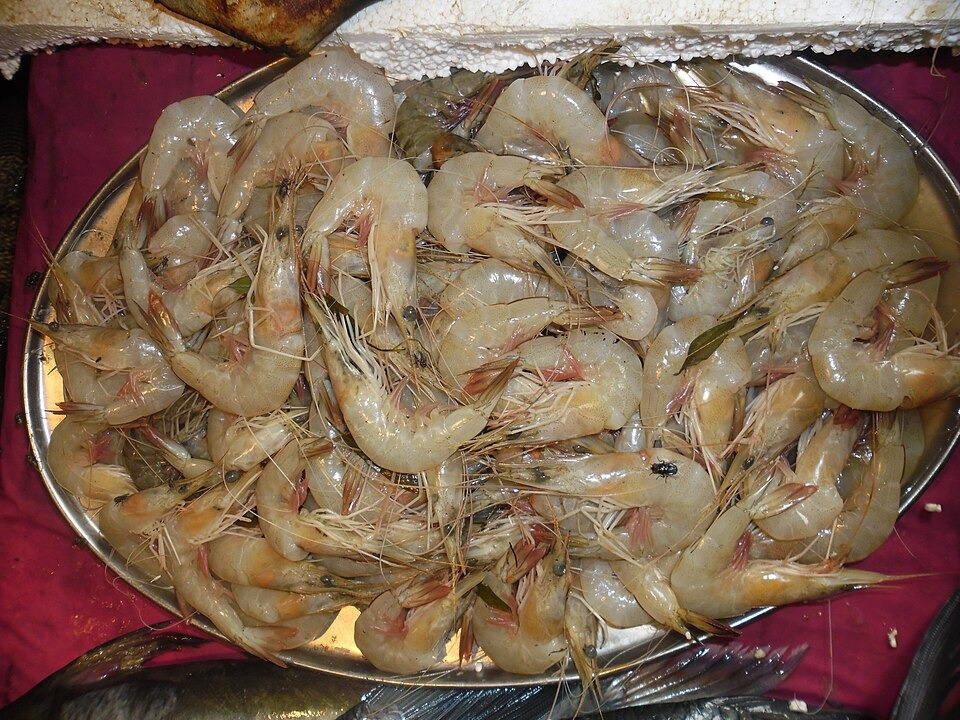
#> input picture contoh/foto_udang.jpg, 960 x 720 px
$ python -i preprocessing.py   (imports and definitions only)
#> lines starting #> are read from the running program, lines starting #| are printed output that depends on the picture; after the words box and inside, x2 and y2 are one past the last pixel; in counts of white or black regions, pixels touching at a corner belong together
"""Modul 1 ReSnap: pra-pemrosesan citra tradisional (OpenCV).

Urutan tahap sesuai PRD 3.1:
    1. Resize + konversi ruang warna (BGR -> RGB / HSV)
    2. Reduksi noise (Gaussian Blur 5x5 + Median Blur)
    3. Perbaikan kontras (CLAHE pada kanal L di ruang LAB)
    4. Segmentasi Otsu (grayscale -> mask biner)
    5. Morfologi (opening/closing) + findContours
    6. Letterbox 640x640 + normalisasi piksel [0, 255] -> [0.0, 1.0]

Catatan desain:
- Resize mempertahankan rasio aspek (sisi terpanjang = 640) lalu diberi
  letterbox, karena YOLOv8 dilatih dengan letterbox. Resize paksa 640x640
  akan membuat bahan terlihat gepeng dan menurunkan akurasi.
- Model v2/v3 dilatih dengan foto mentah. Karena itu, foto yang masuk ke
  YOLO secara default hanya di-letterbox dan dinormalisasi. Denoise + CLAHE
  bisa diaktifkan lewat `enhance_for_detection=True`; pengaruhnya diukur
  dengan scripts/evaluate_export.py --ablation.
- Mask Otsu dan kontur dipakai untuk analisis/visualisasi (kandidat area
  bahan), bukan untuk memotong input YOLO.
"""
from __future__ import annotations

from dataclasses import dataclass, field

import cv2
import numpy as np

TARGET_SIZE = 640
PAD_VALUE = 114  # nilai abu-abu padding yang sama dengan Ultralytics


@dataclass
class LetterboxInfo:
    """Parameter untuk memetakan koordinat 640x640 kembali ke foto asli."""
    scale: float
    pad_x: int
    pad_y: int
    orig_w: int
    orig_h: int

    def to_original(self, boxes_xyxy: np.ndarray) -> np.ndarray:
        boxes = np.asarray(boxes_xyxy, dtype=np.float32).copy()
        if boxes.size == 0:
            return boxes.reshape(0, 4)
        boxes[:, [0, 2]] = (boxes[:, [0, 2]] - self.pad_x) / self.scale
        boxes[:, [1, 3]] = (boxes[:, [1, 3]] - self.pad_y) / self.scale
        boxes[:, [0, 2]] = boxes[:, [0, 2]].clip(0, self.orig_w)
        boxes[:, [1, 3]] = boxes[:, [1, 3]].clip(0, self.orig_h)
        return boxes


@dataclass
class PreprocessResult:
    """Semua keluaran antara, supaya UI dan laporan bisa menampilkan tiap tahap."""
    original_bgr: np.ndarray
    resized_bgr: np.ndarray
    rgb: np.ndarray
    hsv: np.ndarray
    denoised_bgr: np.ndarray
    clahe_bgr: np.ndarray
    gray: np.ndarray
    otsu_threshold: float
    otsu_mask: np.ndarray
    morph_mask: np.ndarray
    contours: list
    contour_overlay_bgr: np.ndarray
    letterboxed_bgr: np.ndarray
    letterbox: LetterboxInfo
    model_input: np.ndarray  # float32 RGB, HxWxC, rentang [0, 1]
    stats: dict = field(default_factory=dict)

    def stages(self) -> dict[str, np.ndarray]:
        """Gambar per tahap dalam RGB/grayscale uint8 untuk ditampilkan."""
        return {
            "1. Resize (RGB)": self.rgb,
            "1b. Kanal Hue (HSV)": (self.hsv[:, :, 0].astype(np.float32) * 255 / 179).astype(np.uint8),
            "2. Gaussian 5x5 + Median": bgr_to_rgb(self.denoised_bgr),
            "3. CLAHE kanal L (LAB)": bgr_to_rgb(self.clahe_bgr),
            "4. Otsu (mask biner)": self.otsu_mask,
            "5. Morfologi + kontur": bgr_to_rgb(self.contour_overlay_bgr),
            "6. Letterbox 640x640": bgr_to_rgb(self.letterboxed_bgr),
        }


def bgr_to_rgb(img: np.ndarray) -> np.ndarray:
    return cv2.cvtColor(img, cv2.COLOR_BGR2RGB)


def decode_image(data: bytes) -> np.ndarray:
    """Bytes dari st.camera_input / st.file_uploader -> BGR uint8."""
    arr = np.frombuffer(data, dtype=np.uint8)
    img = cv2.imdecode(arr, cv2.IMREAD_COLOR)
    if img is None:
        raise ValueError("File bukan gambar yang bisa dibaca.")
    return img


# 1. Resize & color space -----------------------------------------------------

def resize_keep_ratio(
    img: np.ndarray, target: int = TARGET_SIZE, interpolation: int = cv2.INTER_LINEAR
) -> tuple[np.ndarray, float]:
    """INTER_LINEAR = interpolasi yang dipakai Ultralytics saat training, jadi input konsisten."""
    h, w = img.shape[:2]
    scale = target / max(h, w)
    new_w, new_h = max(1, round(w * scale)), max(1, round(h * scale))
    return cv2.resize(img, (new_w, new_h), interpolation=interpolation), scale


def to_color_spaces(bgr: np.ndarray) -> tuple[np.ndarray, np.ndarray]:
    """RGB untuk tampilan/model, HSV untuk memisahkan warna dari intensitas cahaya."""
    return cv2.cvtColor(bgr, cv2.COLOR_BGR2RGB), cv2.cvtColor(bgr, cv2.COLOR_BGR2HSV)


# 2. Noise reduction ----------------------------------------------------------

def reduce_noise(bgr: np.ndarray, gaussian_ksize: int = 5, median_ksize: int = 3) -> np.ndarray:
    """Gaussian meredam noise sensor (Gaussian), median membuang bintik salt-and-pepper."""
    out = cv2.GaussianBlur(bgr, (gaussian_ksize, gaussian_ksize), 0)
    return cv2.medianBlur(out, median_ksize)


# 3. Contrast -----------------------------------------------------------------

def apply_clahe(bgr: np.ndarray, clip_limit: float = 2.0, tile_grid: int = 8) -> np.ndarray:
    """CLAHE hanya di kanal L supaya warna bahan tidak bergeser."""
    lab = cv2.cvtColor(bgr, cv2.COLOR_BGR2LAB)
    l_ch, a_ch, b_ch = cv2.split(lab)
    clahe = cv2.createCLAHE(clipLimit=clip_limit, tileGridSize=(tile_grid, tile_grid))
    lab = cv2.merge((clahe.apply(l_ch), a_ch, b_ch))
    return cv2.cvtColor(lab, cv2.COLOR_LAB2BGR)


# 4. Otsu segmentation --------------------------------------------------------

def otsu_segment(bgr: np.ndarray) -> tuple[np.ndarray, np.ndarray, float]:
    """Grayscale -> mask biner Otsu.

    Polaritas dipilih otomatis: latar (talenan/meja) diasumsikan mendominasi
    tepi foto, jadi warna mayoritas di tepi dijadikan latar (0).
    """
    gray = cv2.cvtColor(bgr, cv2.COLOR_BGR2GRAY)
    thresh, mask = cv2.threshold(gray, 0, 255, cv2.THRESH_BINARY + cv2.THRESH_OTSU)
    border = np.concatenate([mask[0, :], mask[-1, :], mask[:, 0], mask[:, -1]])
    if border.mean() > 127:
        mask = cv2.bitwise_not(mask)
    return gray, mask, float(thresh)


# 5. Morphology & contours ----------------------------------------------------

def clean_mask(mask: np.ndarray, kernel_size: int = 5, iterations: int = 2) -> np.ndarray:
    """Opening membuang bintik kecil, closing menutup lubang di dalam objek."""
    kernel = cv2.getStructuringElement(cv2.MORPH_ELLIPSE, (kernel_size, kernel_size))
    opened = cv2.morphologyEx(mask, cv2.MORPH_OPEN, kernel, iterations=iterations)
    return cv2.morphologyEx(opened, cv2.MORPH_CLOSE, kernel, iterations=iterations)


def find_candidate_contours(mask: np.ndarray, min_area_ratio: float = 0.002) -> list:
    contours, _ = cv2.findContours(mask, cv2.RETR_EXTERNAL, cv2.CHAIN_APPROX_SIMPLE)
    min_area = min_area_ratio * mask.shape[0] * mask.shape[1]
    kept = [c for c in contours if cv2.contourArea(c) >= min_area]
    return sorted(kept, key=cv2.contourArea, reverse=True)


def draw_contours(bgr: np.ndarray, contours: list) -> np.ndarray:
    out = bgr.copy()
    cv2.drawContours(out, contours, -1, (0, 255, 0), 2)
    for c in contours:
        x, y, w, h = cv2.boundingRect(c)
        cv2.rectangle(out, (x, y), (x + w, y + h), (255, 160, 0), 1)
    return out


# 6. Letterbox & normalization ------------------------------------------------

def letterbox(img: np.ndarray, target: int = TARGET_SIZE) -> tuple[np.ndarray, LetterboxInfo]:
    h, w = img.shape[:2]
    resized, scale = resize_keep_ratio(img, target)
    rh, rw = resized.shape[:2]
    pad_x, pad_y = (target - rw) // 2, (target - rh) // 2
    canvas = np.full((target, target, 3), PAD_VALUE, dtype=np.uint8)
    canvas[pad_y:pad_y + rh, pad_x:pad_x + rw] = resized
    return canvas, LetterboxInfo(scale, pad_x, pad_y, w, h)


def normalize(bgr: np.ndarray) -> np.ndarray:
    """BGR uint8 -> RGB float32 [0, 1]."""
    return cv2.cvtColor(bgr, cv2.COLOR_BGR2RGB).astype(np.float32) / 255.0


# Pipeline --------------------------------------------------------------------

def enhance(bgr: np.ndarray, clip_limit: float = 2.0) -> np.ndarray:
    """Denoise + CLAHE pada resolusi asli (dipakai bila enhance_for_detection aktif)."""
    return apply_clahe(reduce_noise(bgr), clip_limit=clip_limit)


def run_pipeline(
    bgr: np.ndarray,
    enhance_for_detection: bool = False,
    clahe_clip: float = 2.0,
    morph_kernel: int = 5,
) -> PreprocessResult:
    if bgr is None or bgr.ndim != 3:
        raise ValueError("Input harus citra BGR 3 kanal.")

    resized, _ = resize_keep_ratio(bgr, interpolation=cv2.INTER_AREA)  # tampilan lebih halus
    rgb, hsv = to_color_spaces(resized)
    denoised = reduce_noise(resized)
    clahe = apply_clahe(denoised, clip_limit=clahe_clip)
    gray, otsu_mask, otsu_t = otsu_segment(clahe)
    morph = clean_mask(otsu_mask, kernel_size=morph_kernel)
    contours = find_candidate_contours(morph)
    overlay = draw_contours(clahe, contours)

    source = enhance(bgr, clahe_clip) if enhance_for_detection else bgr
    boxed, info = letterbox(source)
    model_input = normalize(boxed)

    stats = {
        "ukuran_asli": f"{bgr.shape[1]}x{bgr.shape[0]}",
        "ambang_otsu": round(otsu_t, 1),
        "kandidat_kontur": len(contours),
        "rasio_foreground": round(float((morph > 0).mean()), 3),
        "kecerahan_rata2_L_sebelum": round(float(cv2.cvtColor(denoised, cv2.COLOR_BGR2LAB)[:, :, 0].mean()), 1),
        "kecerahan_rata2_L_sesudah": round(float(cv2.cvtColor(clahe, cv2.COLOR_BGR2LAB)[:, :, 0].mean()), 1),
        "enhance_untuk_deteksi": enhance_for_detection,
    }
    return PreprocessResult(
        original_bgr=bgr, resized_bgr=resized, rgb=rgb, hsv=hsv,
        denoised_bgr=denoised, clahe_bgr=clahe, gray=gray,
        otsu_threshold=otsu_t, otsu_mask=otsu_mask, morph_mask=morph,
        contours=contours, contour_overlay_bgr=overlay,
        letterboxed_bgr=boxed, letterbox=info, model_input=model_input, stats=stats,
    )

>>> import cv2
>>> picture = cv2.imread('../contoh/foto_udang.jpg')
#> picture is the input picture: shape (720, 960, 3); mean B, G, R 82.2, 101.3, 126.9
>>> result = run_pipeline(picture)
#> in run_pipeline, `rgb, hsv = to_color_spaces(resized)`: hsv: shape (480, 640, 3); mean H, S, V 41.5, 103.6, 127.2
#> in apply_clahe, `lab = cv2.cvtColor(bgr, cv2.COLOR_BGR2LAB)`: lab: shape (480, 640, 3); mean of channels 0, 1, 2 114, 135.7, 143.3
#> in apply_clahe, `l_ch, a_ch, b_ch = cv2.split(lab)`:
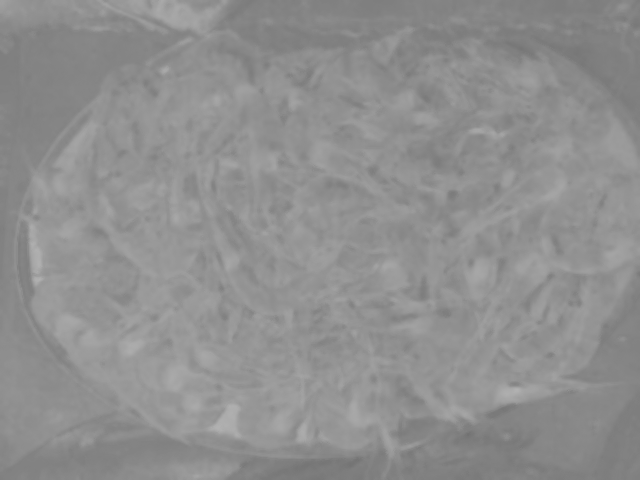
#> b_ch: shape (480, 640); min 114, max 177, mean 143.3
#> in apply_clahe, `lab = cv2.merge((clahe.apply(l_ch), a_ch, b_ch))`: lab: shape (480, 640, 3); mean of channels 0, 1, 2 125.9, 135.7, 143.3
#> in otsu_segment, `gray = cv2.cvtColor(bgr, cv2.COLOR_BGR2GRAY)`:
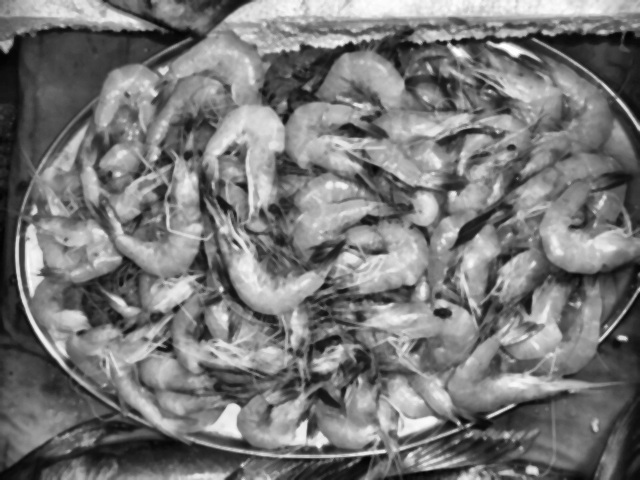
#> gray: shape (480, 640); min 2, max 255, mean 119.6
#> in otsu_segment, `thresh, mask = cv2.threshold(gray, 0, 255, cv2.THRESH_BINARY + cv2.THR..`:
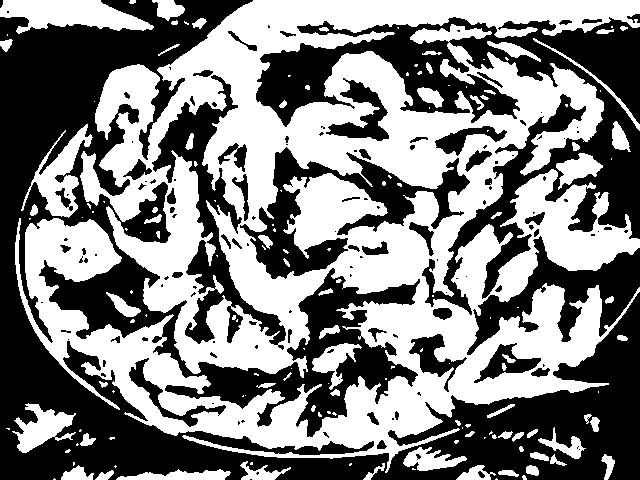
#> mask: shape (480, 640); 50% white; 134 black regions (78 under 20 px), largest, box (x1, y1, x2, y2) and area: (0, 0, 640, 480) 88926, (256, 17, 640, 315) 31454, (240, 147, 470, 279) 8665
#> in otsu_segment, `thresh, mask = cv2.threshold(gray, 0, 255, cv2.THRESH_BINARY + cv2.THR..`: thresh = 119
#> in otsu_segment, `border = np.concatenate([mask[0, :], mask[-1, :], mask[:, 0], mask[:, ..`: border = 2240 values, max 255 at index 3, min 0 at index 0, mean 92.1
#> in run_pipeline, `gray, otsu_mask, otsu_t = otsu_segment(clahe)`: otsu_t = 119
#> in clean_mask, `opened = cv2.morphologyEx(mask, cv2.MORPH_OPEN, kernel, iterations=ite..`: opened: shape (480, 640); 43.3% white; 55 white regions, largest, box (x1, y1, x2, y2) and area: (148, 0, 640, 217) 34376, (196, 282, 602, 455) 23775, (25, 218, 208, 435) 11656
#> in clean_mask, `return cv2.morphologyEx(opened, cv2.MORPH_CLOSE, kernel, iterations=it..`: returned value: shape (480, 640); 45.8% white; 20 white regions
#> in find_candidate_contours, `contours, _ = cv2.findContours(mask, cv2.RETR_EXTERNAL, cv2.CHAIN_APPR..`: contours = 18 contours; largest, box (x1, y1, x2, y2) and area: (25, 0, 640, 455) 182366, (0, 0, 149, 31) 2970, (497, 250, 538, 302) 1208, (18, 410, 72, 453) 1180, (133, 469, 226, 480) 596
#> in find_candidate_contours, `kept = [c for c in contours if cv2.contourArea(c) >= min_area]`: kept = 4 contours; box (x1, y1, x2, y2) and area: (25, 0, 640, 455) 182366, (0, 0, 149, 31) 2970, (497, 250, 538, 302) 1208, (18, 410, 72, 453) 1180
#> in run_pipeline, `contours = find_candidate_contours(morph)`: contours has the same summary as kept in find_candidate_contours
#> in draw_contours, `cv2.drawContours(out, contours, -1, (0, 255, 0), 2)`:
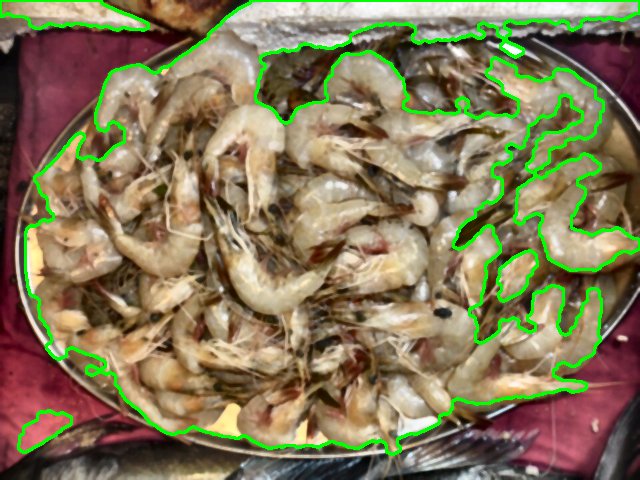
#> out: shape (480, 640, 3); mean B, G, R 88.2, 121, 131.6
#> the loop in draw_contours, `for c in contours:` made 4 passes
#> (x, y, w, h) on passes 1 to 4: (25, 0, 615, 455), (0, 0, 149, 31), (497, 250, 41, 52), (18, 410, 54, 43)
#> after the loop in draw_contours, `for c in contours:`:
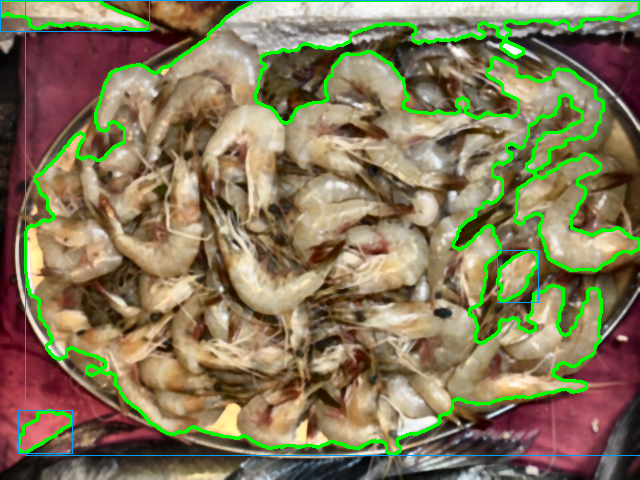
#> out: shape (480, 640, 3); 0.75% of pixels changed, all inside (x1, y1, x2, y2) = (0, 0, 640, 456)
#> in letterbox, `resized, scale = resize_keep_ratio(img, target)`: scale = 0.667
#> in letterbox, `canvas[pad_y:pad_y + rh, pad_x:pad_x + rw] = resized`:
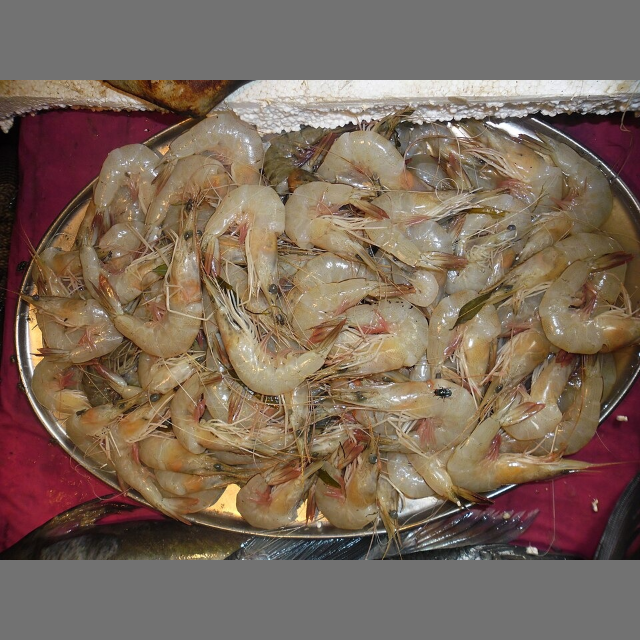
#> canvas: shape (640, 640, 3); mean B, G, R 90.1, 104.5, 123.6
#> in normalize, `return cv2.cvtColor(bgr, cv2.COLOR_BGR2RGB).astype(np.float32) / 255.0`:
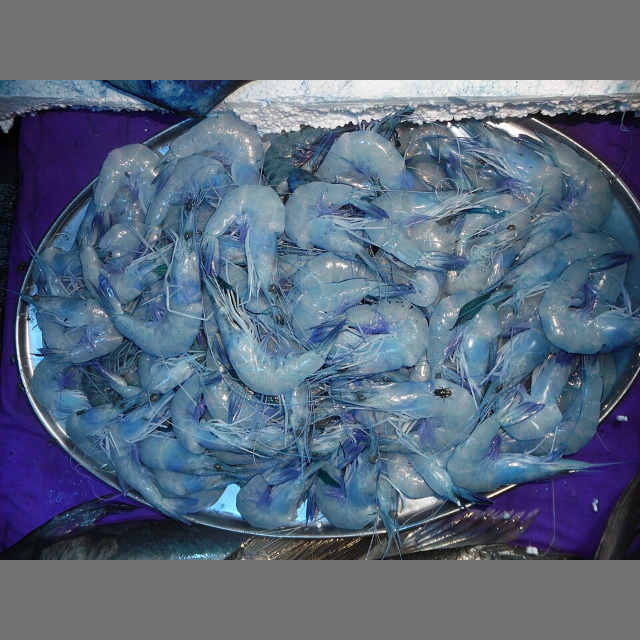
#> returned value: shape (640, 640, 3) float32; mean of channels 0, 1, 2 0.486, 0.411, 0.354; drawn as B, G, R
#> in run_pipeline, `stats = { "ukuran_asli": f"{bgr.shape[1]}x{bgr.shape[0]}", "ambang_ots..`: stats = {'ukuran_asli': '960x720', 'ambang_otsu': 119, 'kandidat_kontur': 4, 'rasio_foreground': 0.458, 'kecerahan_rata2_L_sebelum': 114, 'kecerahan_rata2_L_sesudah': 126, 'enhance_untuk_deteksi': False}
